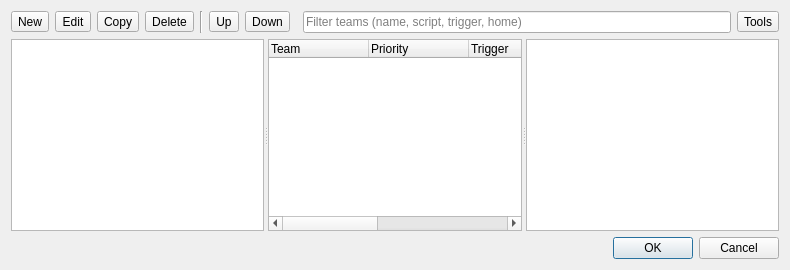
<?xml version="1.0" encoding="UTF-8"?>
<ui version="4.0">
 <class>WBQtTeamsDialog</class>
 <widget class="QDialog" name="WBQtTeamsDialog">
  <property name="windowTitle">
   <string>Team Builder</string>
  </property>
  <layout class="QVBoxLayout" name="rootLayout" stretch="0,1,0">
   <item>
    <layout class="QHBoxLayout" name="toolbarRow">
     <item>
      <widget class="QToolButton" name="newButton">
       <property name="text">
        <string>New</string>
       </property>
       <property name="toolTip">
        <string>Add a new team (Ins)</string>
       </property>
      </widget>
     </item>
     <item>
      <widget class="QToolButton" name="editButton">
       <property name="text">
        <string>Edit</string>
       </property>
       <property name="toolTip">
        <string>Edit the team template (Enter or double-click)</string>
       </property>
      </widget>
     </item>
     <item>
      <widget class="QToolButton" name="copyButton">
       <property name="text">
        <string>Copy</string>
       </property>
       <property name="toolTip">
        <string>Copy the team (Ctrl+D)</string>
       </property>
      </widget>
     </item>
     <item>
      <widget class="QToolButton" name="deleteButton">
       <property name="text">
        <string>Delete</string>
       </property>
       <property name="toolTip">
        <string>Delete the team (Del)</string>
       </property>
      </widget>
     </item>
     <item>
      <widget class="Line" name="toolbarSep">
       <property name="orientation">
        <enum>Qt::Vertical</enum>
       </property>
      </widget>
     </item>
     <item>
      <widget class="QToolButton" name="moveUpButton">
       <property name="text">
        <string>Up</string>
       </property>
       <property name="toolTip">
        <string>Move the team up (Alt+Up, or drag)</string>
       </property>
      </widget>
     </item>
     <item>
      <widget class="QToolButton" name="moveDownButton">
       <property name="text">
        <string>Down</string>
       </property>
       <property name="toolTip">
        <string>Move the team down (Alt+Down, or drag)</string>
       </property>
      </widget>
     </item>
     <item>
      <spacer name="toolbarSpacer">
       <property name="orientation">
        <enum>Qt::Horizontal</enum>
       </property>
      </spacer>
     </item>
     <item>
      <widget class="QLineEdit" name="filterEdit">
       <property name="placeholderText">
        <string>Filter teams (name, script, trigger, home)</string>
       </property>
       <property name="clearButtonEnabled">
        <bool>true</bool>
       </property>
       <property name="minimumSize">
        <size>
         <width>260</width>
         <height>0</height>
        </size>
       </property>
      </widget>
     </item>
     <item>
      <widget class="QToolButton" name="toolsButton">
       <property name="text">
        <string>Tools</string>
       </property>
       <property name="popupMode">
        <enum>QToolButton::InstantPopup</enum>
       </property>
      </widget>
     </item>
    </layout>
   </item>
   <item>
    <widget class="QSplitter" name="split">
     <property name="orientation">
      <enum>Qt::Horizontal</enum>
     </property>
     <property name="childrenCollapsible">
      <bool>false</bool>
     </property>
     <widget class="QListWidget" name="players"/>
     <widget class="QTreeWidget" name="teams">
      <property name="rootIsDecorated">
       <bool>false</bool>
      </property>
      <property name="uniformRowHeights">
       <bool>true</bool>
      </property>
      <property name="contextMenuPolicy">
       <enum>Qt::CustomContextMenu</enum>
      </property>
      <column>
       <property name="text">
        <string>Team</string>
       </property>
      </column>
      <column>
       <property name="text">
        <string>Priority</string>
       </property>
      </column>
      <column>
       <property name="text">
        <string>Trigger</string>
       </property>
      </column>
      <column>
       <property name="text">
        <string>Home</string>
       </property>
      </column>
      <column>
       <property name="text">
        <string>On Create</string>
       </property>
      </column>
      <column>
       <property name="text">
        <string>#</string>
       </property>
      </column>
     </widget>
     <widget class="QTextBrowser" name="card">
      <property name="openLinks">
       <bool>false</bool>
      </property>
     </widget>
    </widget>
   </item>
   <item>
    <widget class="QDialogButtonBox" name="buttonBox">
     <property name="standardButtons">
      <set>QDialogButtonBox::Cancel|QDialogButtonBox::Ok</set>
     </property>
    </widget>
   </item>
  </layout>
 </widget>
 <resources/>
 <connections/>
</ui>
